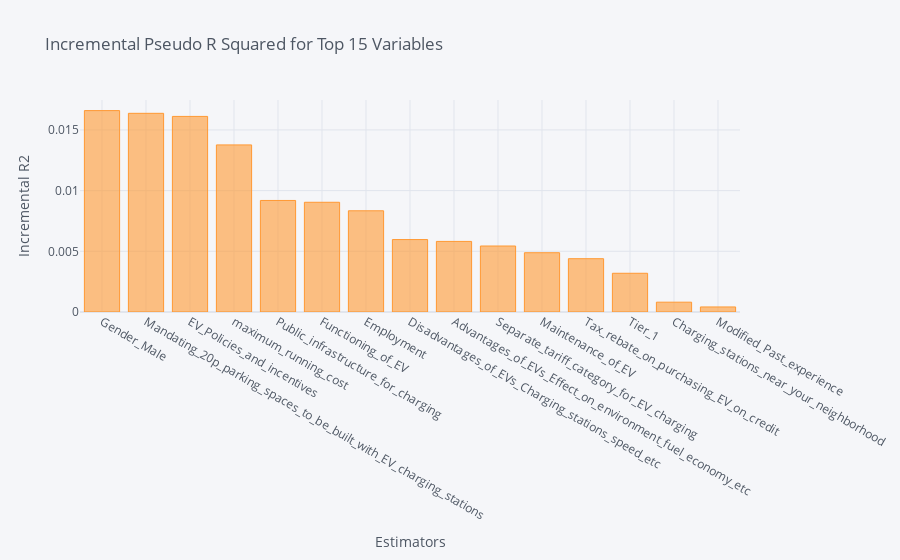
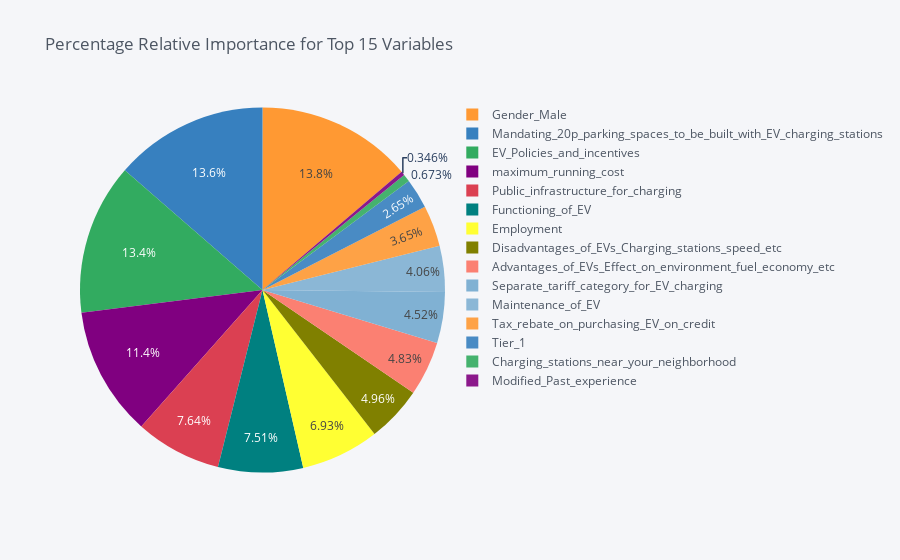

Notebook cell for these charts, in order:
### Code cell
incr_variable_rsquare=dominance_classification.incremental_rsquare()
dominance_classification.plot_incremental_rsquare()

### Figure 1 — Plotly figure (JSON) as saved in the notebook; plotly's stock layout.template omitted (floating-point values rounded to 4 significant figures)
{"data": [{"marker": {"color": "rgba(255, 153, 51, 0.6)", "line": {"color": "rgba(255, 153, 51, 1.0)", "width": 1}}, "name": "incremental_r2", "orientation": "v", "text": "", "type": "bar", "x": ["Gender_Male", "Mandating_20p_parking_spaces_to_be_built_with_EV_charging_stations", "EV_Policies_and_incentives", "maximum_running_cost", "Public_infrastructure_for_charging", "Functioning_of_EV", "Employment", "Disadvantages_of_EVs_Charging_stations_speed_etc", "Advantages_of_EVs_Effect_on_environment_fuel_economy_etc", "Separate_tariff_category_for_EV_charging", "Maintenance_of_EV", "Tax_rebate_on_purchasing_EV_on_credit", "Tier_1", "Charging_stations_near_your_neighborhood", "Modified_Past_experience"], "y": [0.01659, 0.01637, 0.01611, 0.01377, 0.00919, 0.00904, 0.008338, 0.005967, 0.005815, 0.005437, 0.004883, 0.004392, 0.00319, 0.0008092, 0.0004168]}], "layout": {"legend": {"bgcolor": "#F5F6F9", "font": {"color": "#4D5663"}}, "paper_bgcolor": "#F5F6F9", "plot_bgcolor": "#F5F6F9", "title": {"font": {"color": "#4D5663"}, "text": "Incremental Pseudo R Squared for Top 15 Variables "}, "xaxis": {"gridcolor": "#E1E5ED", "showgrid": true, "tickfont": {"color": "#4D5663"}, "title": {"font": {"color": "#4D5663"}, "text": "Estimators"}, "zerolinecolor": "#E1E5ED"}, "yaxis": {"gridcolor": "#E1E5ED", "showgrid": true, "tickfont": {"color": "#4D5663"}, "title": {"font": {"color": "#4D5663"}, "text": "Incremental R2"}, "zerolinecolor": "#E1E5ED"}}}

### Figure 2 — Plotly figure (JSON) as saved in the notebook; plotly's stock layout.template omitted (floating-point values rounded to 4 significant figures)
{"data": [{"labels": ["Gender_Male", "Mandating_20p_parking_spaces_to_be_built_with_EV_charging_stations", "EV_Policies_and_incentives", "maximum_running_cost", "Public_infrastructure_for_charging", "Functioning_of_EV", "Employment", "Disadvantages_of_EVs_Charging_stations_speed_etc", "Advantages_of_EVs_Effect_on_environment_fuel_economy_etc", "Separate_tariff_category_for_EV_charging", "Maintenance_of_EV", "Tax_rebate_on_purchasing_EV_on_credit", "Tier_1", "Charging_stations_near_your_neighborhood", "Modified_Past_experience"], "marker": {"colors": ["rgba(255, 153, 51, 1.0)", "rgba(55, 128, 191, 1.0)", "rgba(50, 171, 96, 1.0)", "rgba(128, 0, 128, 1.0)", "rgba(219, 64, 82, 1.0)", "rgba(0, 128, 128, 1.0)", "rgba(255, 255, 51, 1.0)", "rgba(128, 128, 0, 1.0)", "rgba(251, 128, 114, 1.0)", "rgba(128, 177, 211, 1.0)", "rgba(128, 177, 211, 0.8999999999999999)", "rgba(255, 153, 51, 0.8999999999999999)", "rgba(55, 128, 191, 0.8999999999999999)", "rgba(50, 171, 96, 0.8999999999999999)", "rgba(128, 0, 128, 0.8999999999999999)"]}, "name": "", "type": "pie", "values": [13.79, 13.6, 13.39, 11.44, 7.638, 7.513, 6.93, 4.959, 4.833, 4.519, 4.058, 3.65, 2.651, 0.6725, 0.3464]}], "layout": {"legend": {"bgcolor": "#F5F6F9", "font": {"color": "#4D5663"}}, "paper_bgcolor": "#F5F6F9", "plot_bgcolor": "#F5F6F9", "title": {"font": {"color": "#4D5663"}, "text": "Percentage Relative Importance for Top 15 Variables "}}}
